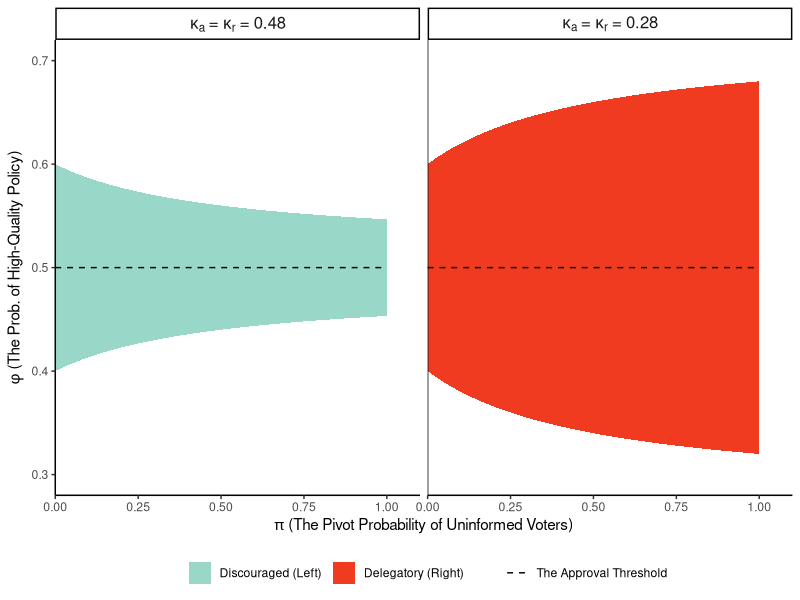
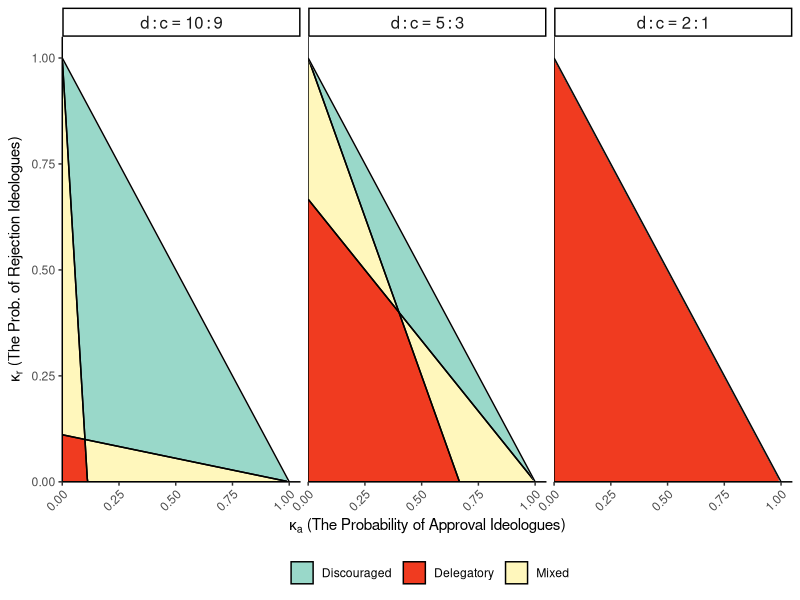
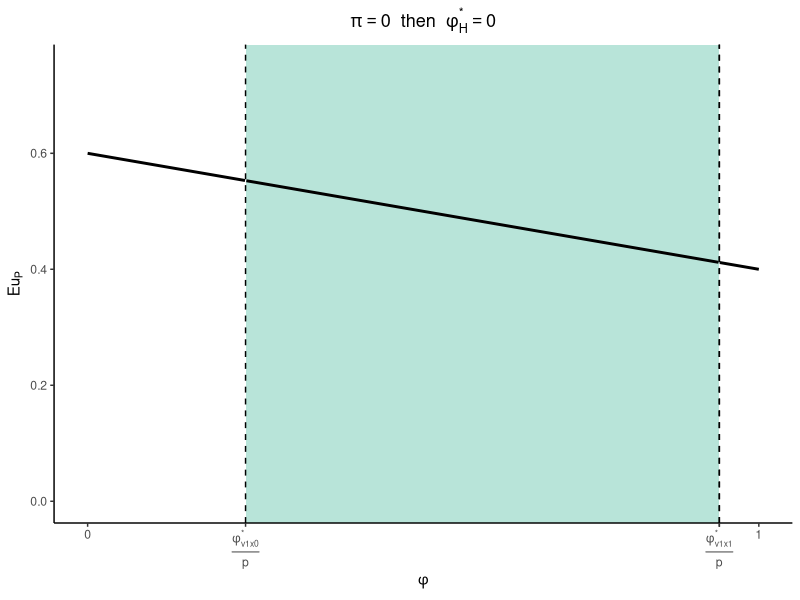
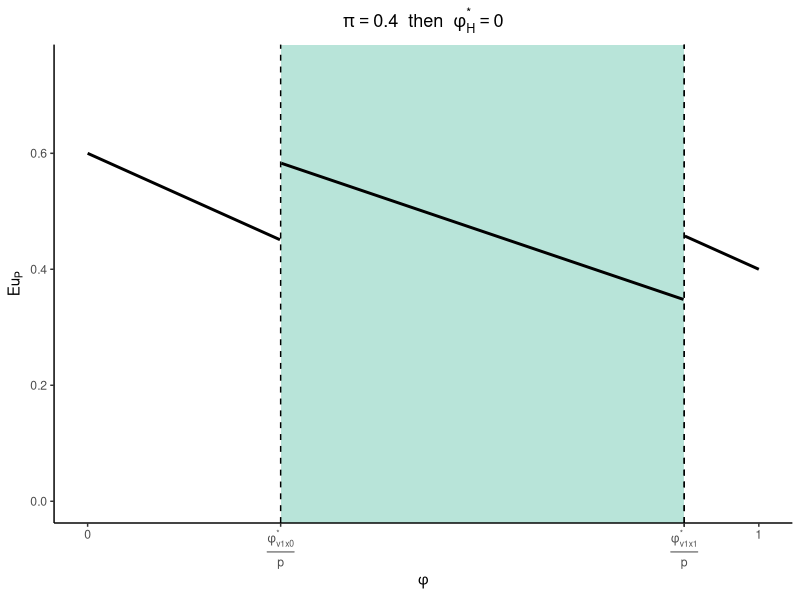
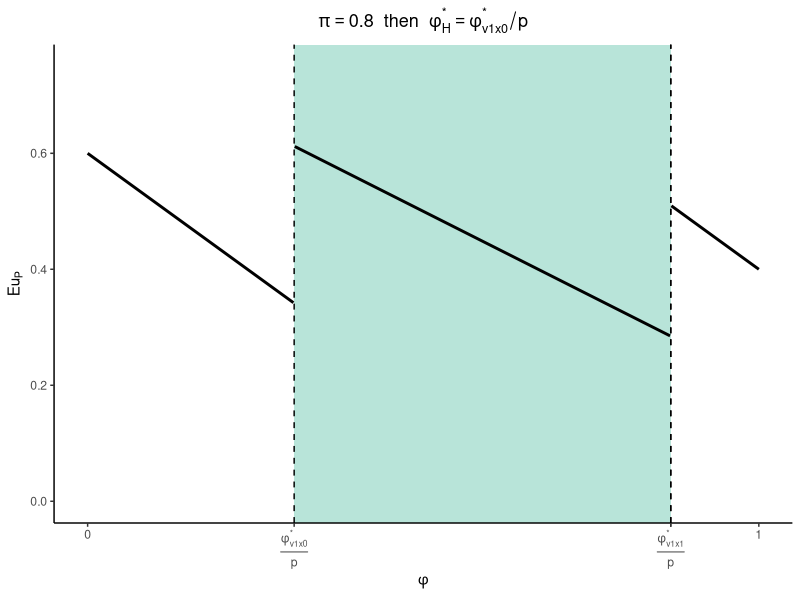
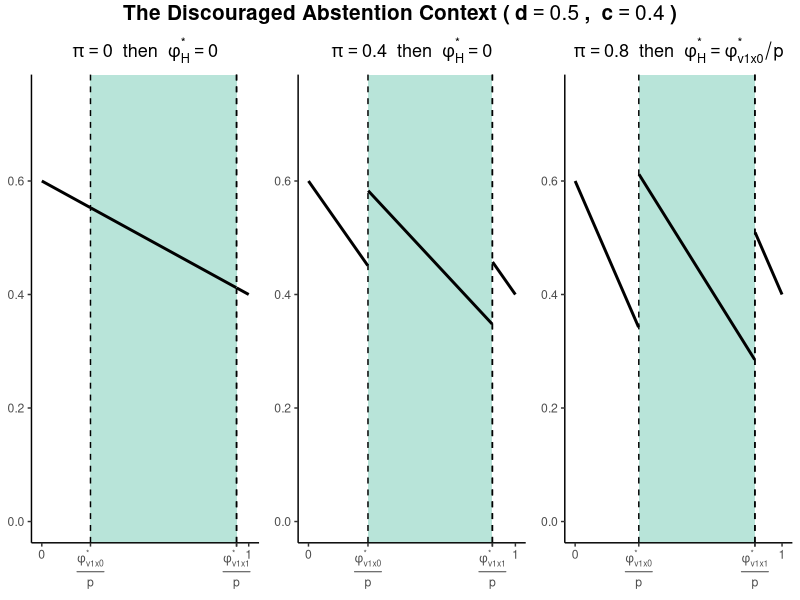
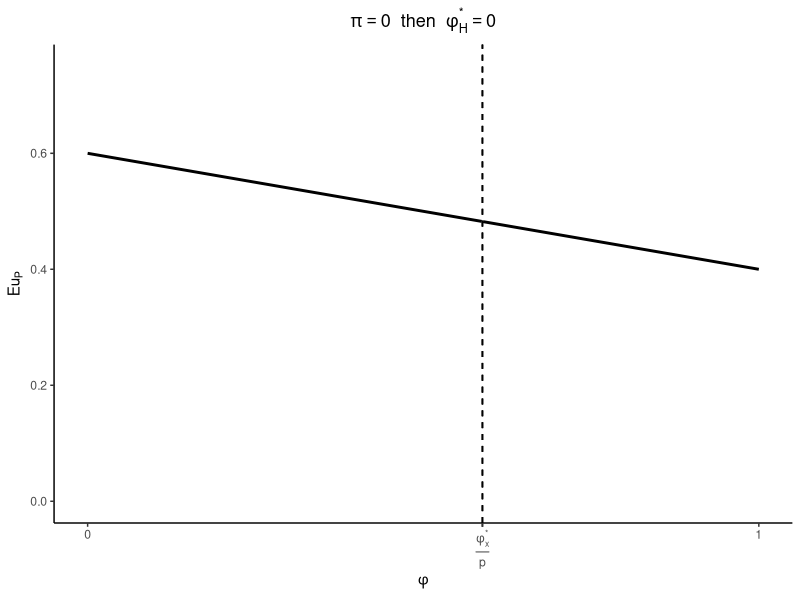
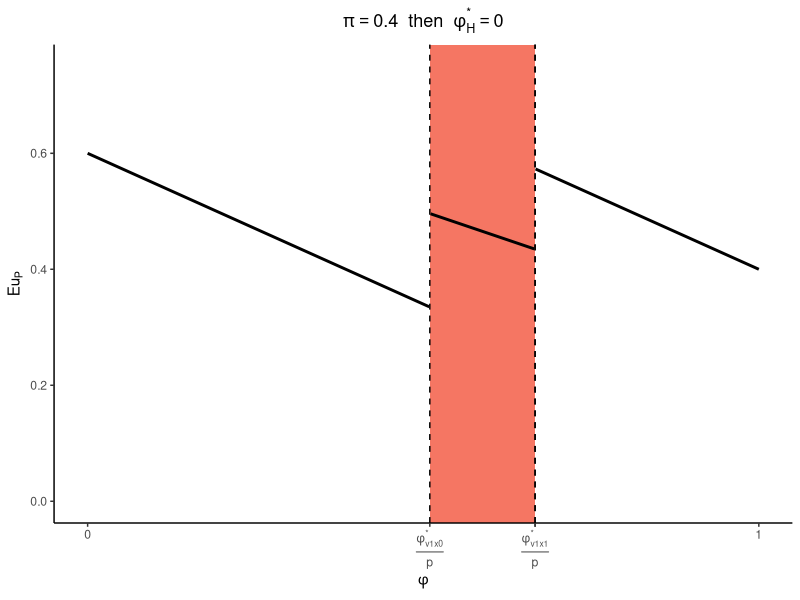

Generate these figures, in order, with R:
#' ---
#' title: "Appendix C: Simulation Codes for Comparative Statics"
#' author: "Gento Kato"
#' date: "October 12, 2018"
#' ---

#' # Preparation

## Set Working Directory to the current directory 
## (If using RStudio, can be set automatically)
setwd(dirname(rstudioapi::getActiveDocumentContext()$path))

## Import Relevant packages
library(ggplot2)
library(gridExtra)
library(grid)

## Clear Workspace
rm(list = ls())


#' # Figure 2: The Visual Depiction of Discouraged and Delegatory Abstention Interval
#'
#' ## Relevant Functions

# The acceptance threshold
Fphix <- function(pi,b,e,c) 0.5 - (pi*b)/(2*(pi+e))
# The lower bound of the abstention interval
Fphivr <- function(pi,k1,k0,b,e,c) {
  (pi*k0*(1-b) + e -c)/(pi*((1-k1)*(1+b) + k0*(1-b)) + e) }
Fphiv1x0 <- function(pi,k1,k0,b,e,c) {
  apply(cbind(Fphix(pi,b,e,c),Fphivr(pi,k1,k0,b,e,c)), 1, min) }
# The upper bound of the abstention interval
Fphiva <- function(pi,k1,k0,b,e,c) {
  (pi*(1-k0)*(1-b) + c)/(pi*(k1*(1+b) + (1-k0)*(1-b)) + e) }
Fphiv1x1 <- function(pi,k1,k0,b,e,c) {
  apply(cbind(Fphix(pi,b,e,c),Fphiva(pi,k1,k0,b,e,c)), 1, max) }

#' ## Setting Parameters  

# Moving value = pi
pi <- seq(0,1,length=500)

# Fixed Values: (Discouraged, Delegatory)
k1 <- c(0.48, 0.28)
k0 <- c(0.48, 0.28)
e <- c(0.5, 0.5)
c <- c(0.3, 0.3)
b <- c(0, 0)

#' ## Simulations

## The Discouraged Abstention Interval & Approval Threshold
DIphix <- Fphix(pi,b[1],e[1],c[1])
DIphiv1x0 <- Fphiv1x0(pi,k1[1],k0[1],b[1],e[1],c[1])
DIphiv1x1 <- Fphiv1x1(pi,k1[1],k0[1],b[1],e[1],c[1])

## The Delegatory Abstention Interval & Approval Threshold
DEphix <- Fphix(pi,b[2],e[2],c[2])
DEphiv1x0 <- Fphiv1x0(pi,k1[2],k0[2],b[2],e[2],c[2])
DEphiv1x1 <- Fphiv1x1(pi,k1[2],k0[2],b[2],e[2],c[2])

#' ## Plot

## Dataset
da <- data.frame(pi=rep(pi,2),
                 DIDE=rep(c("2","3"), each=length(pi)),
                 phix=c(DIphix,DEphix),
                 phiv1x0=c(DIphiv1x0,DEphiv1x0),
                 phiv1x1=c(DIphiv1x1,DEphiv1x1),
                 catk1 = rep(c(k1[1],k1[2]),each=length(pi)),
                 catk0 = rep(c(k0[1],k0[2]),each=length(pi)) )

## Plot
abgraph <- 
  ggplot(da,aes(x=pi)) +
  geom_ribbon(aes(ymin=phiv1x0, ymax=phiv1x1, fill=DIDE)) +
  geom_line(aes(y=phix, linetype="2"), size=0.5) +
  facet_grid( . ~ (catk0*-1) + catk0 + catk1,
              labeller = label_bquote(cols=kappa[a] ~ "=" ~ 
                                           kappa[r] ~ "=" ~ 
                                           .(catk0))) +
  scale_x_continuous(expand=c(0,0)) +
  geom_vline(aes(xintercept=0), size=0.5) +
  coord_cartesian(xlim=c(0,1.1), ylim=c(0.3,0.7)) +
  ylab(bquote(phi ~ "(The Prob. of High-Quality Policy)")) +
  xlab(bquote(pi ~ "(The Pivot Probability of Uninformed Voters)")) +
  theme_classic() +
  scale_linetype_manual(name="", 
                        values=c(2),
                        labels=c("The Approval Threshold")) +
  scale_fill_manual(name="",
                    labels=c("Discouraged (Left) ",
                             "Delegatory (Right) "),
                    values=c("#99d8c9","#f03b20")) +
  theme(plot.title = element_text(hjust = 0.5),
        strip.text = element_text(face="bold", size=12),
        axis.line.y = element_line(colour="black"),
        axis.line.x = element_line(colour="black"),
        legend.position = "bottom")
abgraph              

#' # Figure 3: d:c Ratio and the Probability of Ideologues ka, kr Explain 
#' the Available Form of Abstention
#' 
#' ## Relevant Functions 

# Moving Value = k1
k1 <- seq(0,1, length=500)

# k0 threshold for the discouraged abstention 
k0loin <- function(k1,b,ec){
  k0 <- 1-(k1*(1-b))/((1+b)*(ec-1))
  k0s <- sapply(k0,function(x){if(x<0){return(0)}else{return(x)}})
  return(k0s)
}

# k0 threshold for the delegatory abstention
k0upde <- function(k1,b,ec){
  k0 <- ((1-k1)*(1-b)*(ec-1))/(1+b)
  k0s <- sapply(k0,function(x){if(x<0){return(0)}else{return(x)}})
  return(k0s)
  }

#' ## Plot

## Dataset
abtypedt <- data.frame(
  k1 = rep(k1,3),
  cxt = factor(rep(c("2:1","5:3","10:9"), each=length(k1)),
               levels=c("10:9","5:3","2:1")),
  cxte = rep(c(2,5,10), each=length(k1)),
  cxtc = rep(c(1,3,9), each=length(k1)),
  DIk0 = c(apply(cbind(k0upde(k1,0,2/1),k0loin(k1,0,2/1)),1,max),
           apply(cbind(k0upde(k1,0,5/3),k0loin(k1,0,5/3)),1,max), 
           apply(cbind(k0upde(k1,0,10/9),k0loin(k1,0,10/9)),1,max)),
  DEk0 = c(apply(cbind(k0upde(k1,0,2/1),k0loin(k1,0,2/1)),1,min),
           apply(cbind(k0upde(k1,0,5/3),k0loin(k1,0,5/3)),1,min),
           apply(cbind(k0upde(k1,0,10/9),k0loin(k1,0,10/9)),1,min)),
  limk0 = rep(1-k1,3)
)

## Plot
abtype <- 
  ggplot(abtypedt, aes(x=k1)) + 
  geom_ribbon(aes(ymin=0,ymax=limk0, fill="3"),alpha=1, colour="black") + 
  geom_ribbon(aes(ymin=DIk0,ymax=1, fill="1"),alpha=1, colour="black") + 
  geom_ribbon(aes(ymin=0,ymax=DEk0, fill="2"),alpha=1, colour="black") + 
  geom_line(aes(y=DIk0)) + geom_line(aes(y=DEk0)) +
  geom_vline(aes(xintercept=1),size=1.5, colour="white") + 
  geom_hline(aes(yintercept=1),size=1.5, colour="white") +
  geom_ribbon(aes(ymin=limk0,ymax=1),fill="white", colour="white") + 
  geom_line(aes(y=limk0)) + 
  geom_vline(aes(xintercept=0), size=0.5) +
  facet_grid(.~cxt + cxte + cxtc,
             labeller = label_bquote(cols = d:c == .(cxte):.(cxtc))) + 
  scale_x_continuous(expand=c(0,0), limits=c(0,1.05)) +
  scale_y_continuous(expand=c(0,0), limits=c(0,1.05)) +
  scale_fill_manual(name="",
                    labels=c("Discouraged ",
                             "Delegatory ",
                             "Mixed "),
                    values=c("#99d8c9","#f03b20","#fff7bc")) + 
  xlab(bquote(kappa[a] ~ "(The Probability of Approval Ideologues)")) + 
  ylab(bquote(kappa[r] ~ "(The Prob. of Rejection Ideologues)")) + 
  theme_classic() + 
  theme(axis.text.x = element_text(angle = 45, hjust = 1),
        strip.text = element_text(face="bold", size=12),
        legend.position = "bottom")
abtype


#' # Figure 4: For Sufficiently High pi, PH Proposes the Higher-Quality Policy 
#' under the Delegatory Abstention Context than the Discouraged Abstention Context
#' 
#' Relevant Functions

## Eu function for the Policymaker
Feup <- function(phi,pi,k1,k0,vu,xu){
  (1-pi*(vu + (1-vu)*(k1+k0))) * 
    (2*k1 + phi*(1-2*(k1+k0))) + 
    pi*(2*k1 - phi*(vu + (1-vu)*(k1+k0)) + 
          (1-(k1+k0))*vu*2*xu )
}


## Threshold for Uninformed Voters 1: phiv1x0
Fpvx0 <- function(pi,k1,k0,e,c,b=0) {
  # the acceptance threshold
  phix <- 0.5 - (pi*b)/(2*pi + 2*e)
  # the abstention interval 
  phiv0 <- (pi*k1*(1-b) + e - c)/(pi*((1-k0)*(1+b) + k1*(1-b)) + e)
  pvx0 <- min(phix,phiv0)
  return(pvx0)
}

## Threshold for Uninformed Voters 2: phiv1x1
Fpvx1 <- function(pi,k1,k0,e,c,b=0) {
  # the acceptance threshold
  phix <- 0.5 - (pi*b)/(2*pi + 2*e)
  # the abstention interval 
  phiv1 <- (pi*(1-k1)*(1-b) + c)/(pi*(k0*(1+b) + (1-k1)*(1-b)) + e)
  pvx1 <- max(phix,phiv1)
  return(pvx1)
}


# phi Thresholds for the Policymaker
Ftphi <- function(phi,pH,pvx0,pvx1){
  pvx0pH <- ifelse(pvx0<pH, pvx0/pH, 1)
  pvx1pH <- ifelse(pvx1<pH, pvx1/pH, 1)
  store <- data.frame(c1=rep(NA,length(phi)), c2=NA, c3=NA)
  for(i in 1:length(phi)){
    if(phi[i] >= pvx1pH){
      store$c3[i] <- 1
    } else if (phi[i] < pvx1pH & phi[i] >= pvx0pH) {
      store$c2[i] <- 1
    } else {
      store$c1[i] <- 1
    }
  }
  return(store)
}

# Expected Utilities in EQ
Feufin <- function(eu11,eu10,eu0,tphi){
  ifelse(!is.na(eu10 * tphi$c3), eu11 * tphi$c3,
         ifelse(!is.na(eu10 * tphi$c2), eu0 * tphi$c2, 
                ifelse(!is.na(eu10 * tphi$c1), eu10 * tphi$c1, NA)))
}

## Define Color by the Type of Abstention
Fdedicol <- function(k1,k0,e,c,b=0){
  colset <- c("#99d8c9","#f03b20","#fff7bc")
  names(colset) <- c("Discouraged ","Delegatory ","Mixed ")
  DIk0 <- max(k0upde(k1,b,e/c),k0loin(k1,b,e/c))
  DEk0 <- min(k0upde(k1,b,e/c),k0loin(k1,b,e/c))
  if (k1 > DIk0){ colfin <- colset[1] 
  } else if (k1 <= DEk0) { colfin <- colset[2]
  } else { colfin <- colset[3] }
  return(colfin)
}

## Graphing Function  
Fgphi <- function(tphi,eu,phi,plr,phr,pi,dedicol){
  # The Equilibrium Strategy
  
  if (round(plr,5)==round(phr,5)){
    philab <- c("0","",expression( over(phi[x]^"*",p)),"","1")
    px <- plr; plr <- NA; phr <- NA
  } else { 
    px <- NA
    philab <- c("0",expression( over(phi[v1x0]^"*",p)),"",
                expression( over(phi[v1x1]^"*",p)),"1")
    }

  dphi <- tphi
  dphi$eu <- eu
  dphi$phi <- phi
  dphi$eu1 <- dphi$eu*dphi$c1
  dphi$eu2 <- dphi$eu*dphi$c2
  dphi$eu3 <- dphi$eu*dphi$c3
  
  phimaxlist <-
    list(bquote(pi == .(pi) ~ " then " ~ phi[H]^"*" == 0),
         bquote(pi == .(pi) ~ " then " ~ phi[H]^"*" == phi[v1x0]^"*"/p),
         bquote(pi == .(pi) ~ " then " ~ phi[H]^"*" == phi[x]^"*"/p),
         bquote(pi == .(pi) ~ " then " ~ phi[H]^"*" == phi[v1x1]^"*"/p),
         bquote(pi == .(pi) ~ " then " ~ phi[H]^"*" == 1))
  dif <- phi[which(eu==max(eu))] - c(0,plr,px,phr,1)
  phimax <- phimaxlist[[which(abs(dif)==min(abs(dif),na.rm=T))]]
  phimax
  
  if (is.na(plr)){ plr <- px } 
  if (is.na(phr)){ phr <- px }
  if (is.na(px)){ px <- phr }
  
  graph2x <-
    ggplot(dphi, aes(x=phi)) +
    annotate("rect", fill = dedicol, alpha = 0.7, 
             xmin = plr, xmax = phr,
             ymin = -Inf, ymax = Inf) + 
    geom_line(aes(y=eu1), size=1) +
    geom_line(aes(y=eu2), size=1) +
    geom_line(aes(y=eu3), size=1) +
    geom_vline(aes(xintercept=plr),linetype=2) +
    geom_vline(aes(xintercept=px),linetype=2) +
    geom_vline(aes(xintercept=phr),linetype=2) +
    scale_x_continuous(limits=c(0,1),
                       breaks=c(0,plr,px,phr,1),
                       labels=philab) +
    ylab(expression(Eu[P])) +
    xlab(expression(phi)) +
    ggtitle(phimax) +
    theme_classic() + theme(plot.title = element_text(hjust = 0.5, size=13),
                            plot.background=element_rect(fill="white", colour="white"),
                            rect = element_rect(fill = 'white'))
  return(graph2x)
}

## The Canned Function of Everything
Fgphi2 <- function(phi,pH,pi,k1,k0,e,c,b=0){
  eu11 <- Feup(phi,pi,k1,k0,vu=1,xu=1)
  eu10 <- Feup(phi,pi,k1,k0,vu=1,xu=0)
  eu0 <- Feup(phi,pi,k1,k0,vu=0,xu=1)
  pvx0 <- Fpvx0(pi,k1,k0,e,c,b)
  pvx1 <- Fpvx1(pi,k1,k0,e,c,b)
  tphi <- Ftphi(phi,pH,pvx0,pvx1)
  eufin <- Feufin(eu11,eu10,eu0,tphi)
  dedicol <- Fdedicol(k1,k0,e,c)
  graph2x <- Fgphi(tphi,eufin,phi,pvx0/pH,pvx1/pH,pi,dedicol)
  return(graph2x)
}

#' ## Setting Parameters

## Moving Value: phi
phi <- seq(0,1,length=500)

## Fixed Values: 
pils <- c(0,0.4,0.8) #(low pi, moderate pi, high pi)
k0 <- 0.3
k1 <- 0.3
e <- 0.5
els <- c(0.5, 0.8)
c <- 0.4
#cls <- c(0.4,0.2) # (Discouraged, Delegatory)
pH <- 0.85

## Graph Y axis Limits
yl <- 0; yh <- 0.75

#' ## Plot

## Under the Discouraged Abstention Context 

# Set c
e <- els[1]
#c <- cls[1]

# Title Text
titletxt123 <- bquote(bold("The Discouraged Abstention Context (" ~ 
                             d == .(e) ~ ", " ~  c == .(c) ~ ")"))

# Plot
p1 <- Fgphi2(phi,pH,pi=pils[1],k1,k0,e,c) +
  coord_cartesian(ylim=c(yl,yh)); p1
p2 <- Fgphi2(phi,pH,pi=pils[2],k1,k0,e,c) +
  coord_cartesian(ylim=c(yl,yh)); p2
p3 <- Fgphi2(phi,pH,pi=pils[3],k1,k0,e,c) +
  coord_cartesian(ylim=c(yl,yh)); p3
p123 <- arrangeGrob(p1 + xlab(NULL) + ylab(NULL),
                    p2 + xlab(NULL) + ylab(NULL),
                    p3 + xlab(NULL) + ylab(NULL),
                    ncol=3,
                    top = textGrob(titletxt123,
                                   gp = gpar(fontsize = 15)))
grid.arrange(p123)


## Under the Delegatory Abstention Context

# Set c
e <- els[2]
#c <- cls[2]

# Title
titletxt456 <- bquote(bold("The Delegatory Abstention Context (" ~ 
                             d == .(e) ~ ", " ~  c == .(c) ~ ")"))
titletxt456

# Plot
p4 <- Fgphi2(phi,pH,pi=pils[1],k1,k0,e,c) +
  coord_cartesian(ylim=c(yl,yh)); p4
p5 <- Fgphi2(phi,pH,pi=pils[2],k1,k0,e,c) +
  coord_cartesian(ylim=c(yl,yh)); p5
p6 <- Fgphi2(phi,pH,pi=pils[3],k1,k0,e,c) +
  coord_cartesian(ylim=c(yl,yh)); p6
p456 <- arrangeGrob(p4 + xlab(NULL) + ylab(NULL),
                    p5 + xlab(NULL) + ylab(NULL),
                    p6 + xlab(NULL) + ylab(NULL),
                    ncol=3,
                    top = textGrob(titletxt456,
                                   gp = gpar(fontsize = 15)))
grid.arrange(p456)


## The Final Graph 

# Plot
p123456 <- arrangeGrob(p123,p456,
                       bottom = textGrob(expression(phi[H]),
                                         gp = gpar(fontsize = 13)),
                       left = textGrob(expression(Eu(P[H])),
                                       gp = gpar(fontsize = 13), 
                                       rot=90))
grid.arrange(p123456)

#' # Save Workspace

save.image("Kato2018thlo_simulations.RData")
